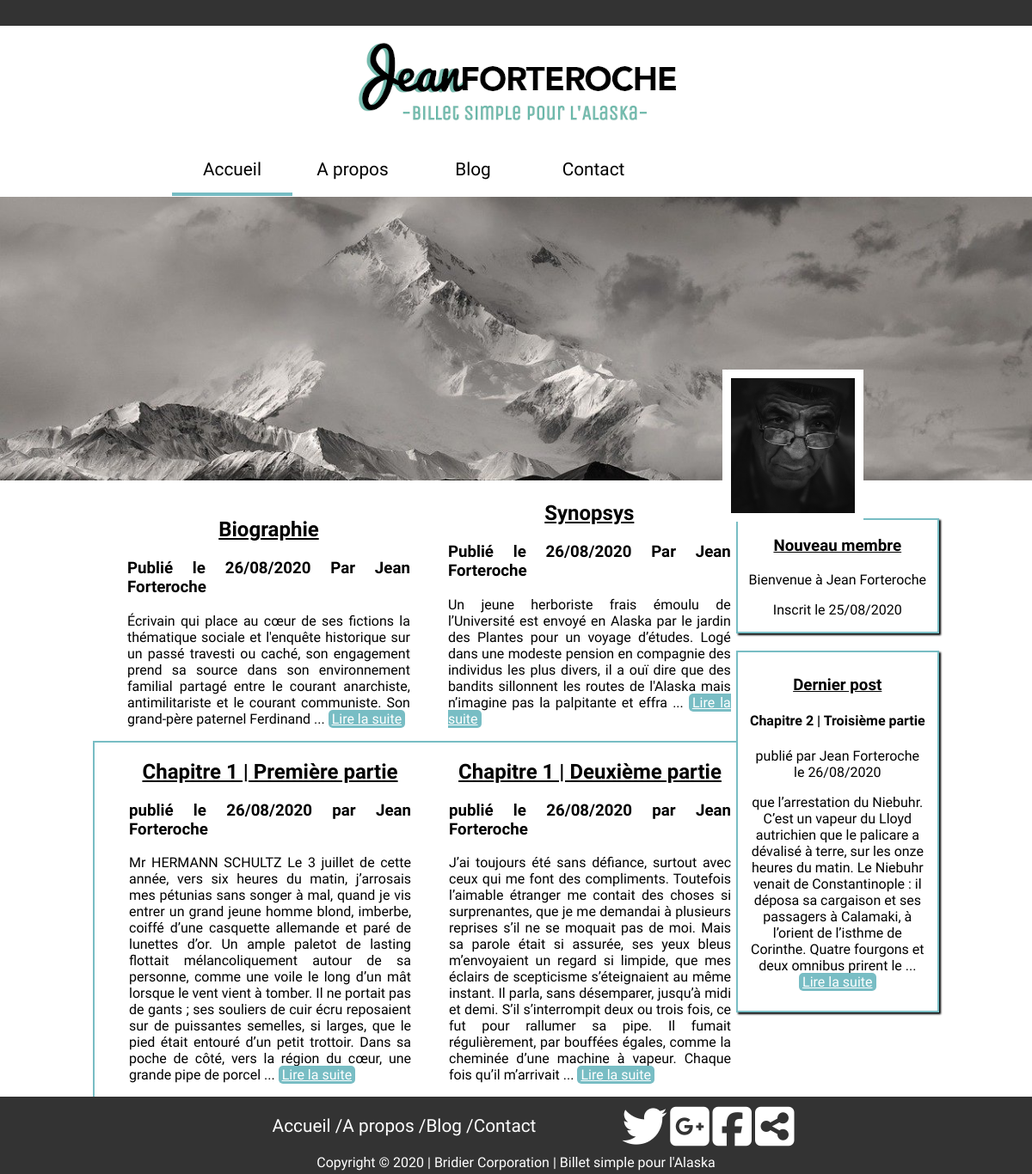
The page / on the database its author committed.
### tables this page shows
CREATE TABLE `various` (
  `id` int(11) NOT NULL,
  `author` varchar(255) NOT NULL,
  `title` varchar(255) NOT NULL,
  `content` text NOT NULL,
  `date_creation` datetime NOT NULL DEFAULT CURRENT_TIMESTAMP
);

CREATE TABLE `posts` (
  `id` int(11) NOT NULL,
  `author` varchar(255) NOT NULL,
  `title` varchar(255) NOT NULL,
  `content` text NOT NULL,
  `date_creation` datetime NOT NULL DEFAULT CURRENT_TIMESTAMP
);

CREATE TABLE `users` (
  `id` int(11) NOT NULL,
  `id_status` int(11) NOT NULL,
  `firstName` varchar(255) NOT NULL,
  `lastName` varchar(255) NOT NULL,
  `pseudo` varchar(255) NOT NULL,
  `password` varchar(255) NOT NULL,
  `mail` varchar(255) NOT NULL,
  `date_inscription` datetime NOT NULL DEFAULT CURRENT_TIMESTAMP
);

### controller/controller.php (called while the page is built, shortened)
<?php
require_once('model/postManager.php');
require_once('model/userManager.php');
require_once('model/variousManager.php');
function indexPosts()
{
    require('rightBlockController.php');
    $variousManager = new VariousManager();
    $bio = $variousManager->getExtractBio();
    $syn = $variousManager->getExtractSyn();
    $indexPost = $postManager->indexPost();
    require('view/indexView.php');
}

### model/variousManager.php (called while the page is built, shortened)
<?php
class VariousManager extends Manager
{
    public function getExtractBio()
    {
        $db = $this->dbConnect();
        $req = $db->query('SELECT id,author, title, LEFT( content, 296 ) AS content, DATE_FORMAT(date_creation, \'%d/%m/%Y\') AS date_creation FROM various WHERE id = 1');
        $bio = $req->fetch();
        return $bio;
    }
    public function getExtractSyn()
    {
        $db = $this->dbConnect();
        $req = $db->query('SELECT id,author, title, LEFT( content, 300 ) AS content, DATE_FORMAT(date_creation, \'%d/%m/%Y\') AS date_creation FROM various WHERE id = 2');
        $syn = $req->fetch();
        return $syn;
    }
}

### model/postManager.php (called while the page is built, shortened)
<?php
class PostManager extends Manager
{
    public function lastPost()
    {
        $db = $this->dbConnect();
        $req = $db->query('SELECT id,author, title, LEFT( content, 300 ) AS content, DATE_FORMAT(date_creation, \'%d/%m/%Y\') AS date_creation FROM posts ORDER BY id DESC LIMIT 1');
        $lastPost = $req->fetch();
        return $lastPost;
    }
    public function indexPost()
    {
        $db = $this->dbConnect();
        $req = $db->query('SELECT id,author, title, LEFT( content, 600 ) AS content, DATE_FORMAT(date_creation, \'%d/%m/%Y\') AS date_creation FROM posts LIMIT 0,2');
        return $req;
    }
}

### model/userManager.php (called while the page is built, shortened)
<?php
class UserManager extends Manager
{
    public function getLastUser()
    {
        $db = $this->dbConnect();
        $req = $db->query('SELECT id, pseudo, DATE_FORMAT(date_inscription, \'%d/%m/%Y\') AS date_inscirption FROM users ORDER BY id DESC
        LIMIT 1');
        $lastUser = $req->fetch();
        return $lastUser;
    }
}

### controller/rightBlockController.php (called while the page is built)
<?php
$postManager = new PostManager();
$userManager = new UserManager();
$lastUser = $userManager->getLastUser();
$lastPost = $postManager->lastPost();

### view/indexView.php (the view, shortened to what this page needs)
<article class="biography">
    <h2>Biographie</h2>
    <h3>
        Publié le <?=$syn['date_creation']?> Par <?= htmlspecialchars($syn['author'])?>
    </h3>
    <p>
        <?= nl2br(htmlspecialchars($bio['content'])) ?>
        ... <a href="index.php?action=various&amp;id=<?=$bio['id']?>#ancre" class="readMore">Lire la suite</a>
    </p>
</article>
<article class="synopsys">
    <h2>Synopsys</h2>
    <h3>
        Publié le <?=$syn['date_creation']?> Par <?= htmlspecialchars($syn['author'])?>
    </h3>
    <p>
        <?= htmlspecialchars($syn['content']) ?>
        ... <a href="index.php?action=various&amp;id=<?=$syn['id']?>#ancre" class="readMore">Lire la suite</a>
    </p>
</article>
<article class="lowerBlock">
    <?php
    while ($data = $indexPost->fetch())
    {
    ?>
    <div class="firstPost">
        <h2><?=htmlspecialchars($data['title'])?></h2>
        <h3>publié le <?=htmlspecialchars($data['date_creation'])?> par <?=$data['author']?></h3>
        <p>
            <?=htmlspecialchars($data['content'])?>
            ... <a href="index.php?action=post&amp;id=<?=$data['id']?>#ancre" class="readMore">Lire la suite</a>
        </p>
    </div>
    <?php
    }
    ?>
</article>
<?php $content = ob_get_clean(); ?>
<?php require('template.php'); ?>

### view/template.php (shortened to what this page needs)
<!DOCTYPE html>
<html>
    <head>
        <link href="public/css/style.css" rel="stylesheet" />
    </head>
    <body>
        <header>
            <div class="headband"></div>
            <p class="logo"><img src="public/img/logo_400.png" alt="logo de Jean"></p>
            <nav>
                <ul class="menu">
                    <li class="buttonMenu accueil"><a href="index.php">Accueil</a></li>
                    <li class="buttonMenu a_propos"><a href="index.php?action=about#ancre">A propos</a></li>
                    <li class="buttonMenu blog"><a href="index.php?action=blog#ancre">Blog</a></li>
                    <li class="buttonMenu contact"><a href="">Contact</a></li>
                </ul>
            </nav>
        </header>
        <div class="divider"></div>
        <div class="banniere">
            <img src="public/img/banniere.jpg" alt="paysage Alaska" class="paysage">
            <img src="public/img/jean_f.jpg" alt="Portrait de Jean Forteroche" class="portrait">
        </div>
        <div class="blockInvisible" id="ancre"></div>
        <section class="section">
            <section class="leftSection">
                <?= $content ?>
            </section>
            <section class="rightSection">
                <article class="lastUser">
                    <h3>Nouveau membre</h3>
                    <p>Bienvenue à <?=htmlspecialchars($lastUser['pseudo'])?></p>
                    <p>Inscrit le <?=htmlspecialchars($lastUser['date_inscirption'])?></p>
                </article>
                <article class="lastPost">
                    <h3>Dernier post</h3>
                    <h4><?=htmlspecialchars($lastPost['title'])?></h4>
                    <p>publié par <?=htmlspecialchars($lastPost['author'])?><br /> le <?=htmlspecialchars($lastPost['date_creation'])?></p>
                    <p>
                        <?=htmlspecialchars($lastPost['content'])?>
                        ... <a href="index.php?action=post&amp;id=<?=$lastPost['id']?>#ancre" class="readMore">Lire la suite</a>
                    </p>
                </article>
            </section>
        </section>
        <footer>
            <div class="footer_block">
                <ul class="footer_menu">
                    <li><a href="">Accueil / </a></li>
                    <li><a href="">A propos / </a></li>
                    <li><a href="">Blog / </a></li>
                    <li><a href="">Contact</a></li>
                </ul>
                <ul class="footer_social_network">
                    <li><a href=""><i class="fab fa-twitter"></i></a></li>
                    <li><a href=""><i class="fab fa-google-plus-square"></i></a></li>
                    <li><a href=""><i class="fab fa-facebook-square"></i></a></li>
                    <li><a href=""><i class="fas fa-share-alt-square"></i></a></li>
                </ul>
            </div>
            <p class='copyright'>Copyright © 2020 | Bridier Corporation | Billet simple pour l'Alaska </p>
        </footer>
    </body>
</html>

### public/css/style.css (style rules this page uses)
body { margin:0; font-family: 'Unica One', cursive; }
.headband { height: 30px; background-color: rgb(51, 51, 51); }
header { position: fixed; width: 100%; background-color: white; z-index: 1; }
.divider { height: 229px;; }
.blockInvisible { font-family: 'Unica One', cursive; height: 229px; width: 100%; position: absolute; top: 396px; }
.logo { text-align: center; margin: 0px; }
.menu { margin:auto; display: flex; justify-content: flex-start; width: 70%; }
.buttonMenu { width: 110px; padding: 15px; text-align: center; list-style: none; }
.menu a, footer a { text-decoration:none; color:black; font-size: 1.3em; font-family: 'Unica One', cursive; }
.accueil { border-bottom: 4px solid rgb(118, 188, 195); }
.banniere { position: relative; }
.paysage { width: 100%; }
.portrait { position: absolute; top: 60%; left: 70%; width: 12%; padding:10px; background-color: white; position: absolute; }
footer { background-color: rgb(51, 51, 51); height: 90px; }
footer ul { text-align: center; list-style: none; }
footer a, .copyright { color: white; }
.footer_block { display: flex; justify-content: center; align-items: center; }
.footer_menu { display: flex; margin:0px; }
.footer_social_network { display: flex; font-size: 2.5em; justify-content: space-between; padding: 6px 0px 0px 100px; width: 200px; margin:0px; }
.copyright { margin:0px; text-align: center; font-family: 'Unica One', cursive; }
.section { width:82%; margin: auto; display: flex; justify-content: space-between; }
.leftSection { width: 80%; }
.leftSection h2, .rightSection h3 { text-decoration: underline; }
.rightSection { width: 249px; margin-top: 40px; text-align: center; }
.lastUser { height: 130px; }
.lastPost { margin-top: 20px; padding: 8px;; }
.lastUser, .lastPost { box-shadow: 2px 2px 2Px black; border: 2px solid rgb(120, 189, 196); }
.biography, .synopsys, .firstPost { width:44%; margin-left: 40px; text-align: justify; display: inline-block; }
.leftSection h2 { text-align: center; }
.lowerBlock { border-top: 2px solid rgb(120, 189, 196); border-left: 2px solid rgb(120, 189, 196); }
.readMore { padding: 1px 4Px; background-color: rgb(120, 189, 196); color: white; border-radius: 5px;; }

### rows shown on the page
various: author "Jean Forteroche"
posts: title "Chapitre 1 | Première partie", date_creation "26/08/2020", author "Jean Forteroche", content "Mr HERMANN SCHULTZ Le 3 juillet de cette année, vers six heures du matin, j’arrosais mes pétunias sans songer à mal, quand je vis entrer un grand jeune homme blond, imberbe, coiffé d’une casquette allemande et paré de lunettes d’or. Un ample paletot de lasting flottait mélancoliquement autour de sa personne, comme une voile le long d’un mât lorsque le vent vient à tomber. Il ne portait pas de gants ; ses souliers de cuir écru reposaient sur de puissantes semelles, si larges, que le pied était entouré d’un petit trottoir. Dans sa poche de côté, vers la région du cœur, une grande pipe de porcel"
posts: title "Chapitre 1 | Deuxième partie", date_creation "26/08/2020", author "Jean Forteroche", content "J’ai toujours été sans défiance, surtout avec ceux qui me font des compliments. Toutefois l’aimable étranger me contait des choses si surprenantes, que je me demandai à plusieurs reprises s’il ne se moquait pas de moi. Mais sa parole était si assurée, ses yeux bleus m’envoyaient un regard si limpide, que mes éclairs de scepticisme s’éteignaient au même instant. Il parla, sans désemparer, jusqu’à midi et demi. S’il s’interrompit deux ou trois fois, ce fut pour rallumer sa pipe. Il fumait régulièrement, par bouffées égales, comme la cheminée d’une machine à vapeur. Chaque fois qu’il m’arrivait"
users: pseudo "Jean Forteroche"
posts: title "Chapitre 2 | Troisième partie", author "Jean Forteroche"

### other values the page prints
$syn['date_creation'] "26/08/2020"
$lastUser['date_inscirption'] "25/08/2020"
$lastPost['date_creation'] "26/08/2020"
